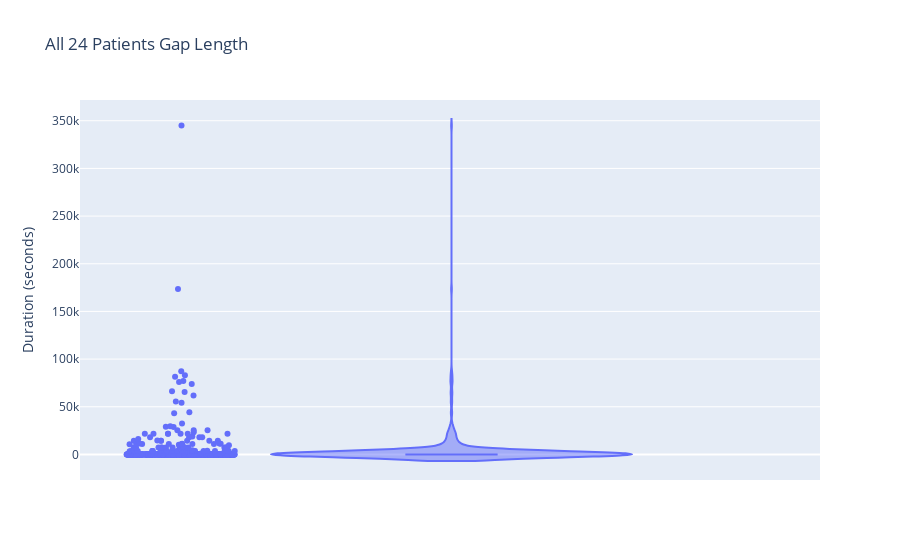

The notebook cell this image was saved under:
### Code cell
plot_violin("All 24 Patients Gap Length", pd.concat(df_lst))

### Figure 1 — Plotly figure (JSON) as saved in the notebook; plotly's stock layout.template omitted (floating-point values rounded to 4 significant figures; data arrays with more than 128 entries replaced by an {"elided": "..."} marker saying what was removed)
{"data": [{"alignmentgroup": "True", "box": {"visible": true}, "customdata": {"elided": "662x1 str values"}, "hovertemplate": "Duration (seconds)=%{y}<br>Description=%{customdata[0]}<extra></extra>", "legendgroup": "", "marker": {"color": "#636efa"}, "name": "", "offsetgroup": "", "orientation": "v", "points": "all", "scalegroup": "True", "showlegend": false, "type": "violin", "x0": " ", "xaxis": "x", "y": {"elided": "662 int values"}, "y0": " ", "yaxis": "y"}], "layout": {"legend": {"tracegroupgap": 0}, "title": {"text": "All 24 Patients Gap Length"}, "violinmode": "group", "xaxis": {"anchor": "y", "domain": [0, 1]}, "yaxis": {"anchor": "x", "domain": [0, 1], "title": {"text": "Duration (seconds)"}}}}
